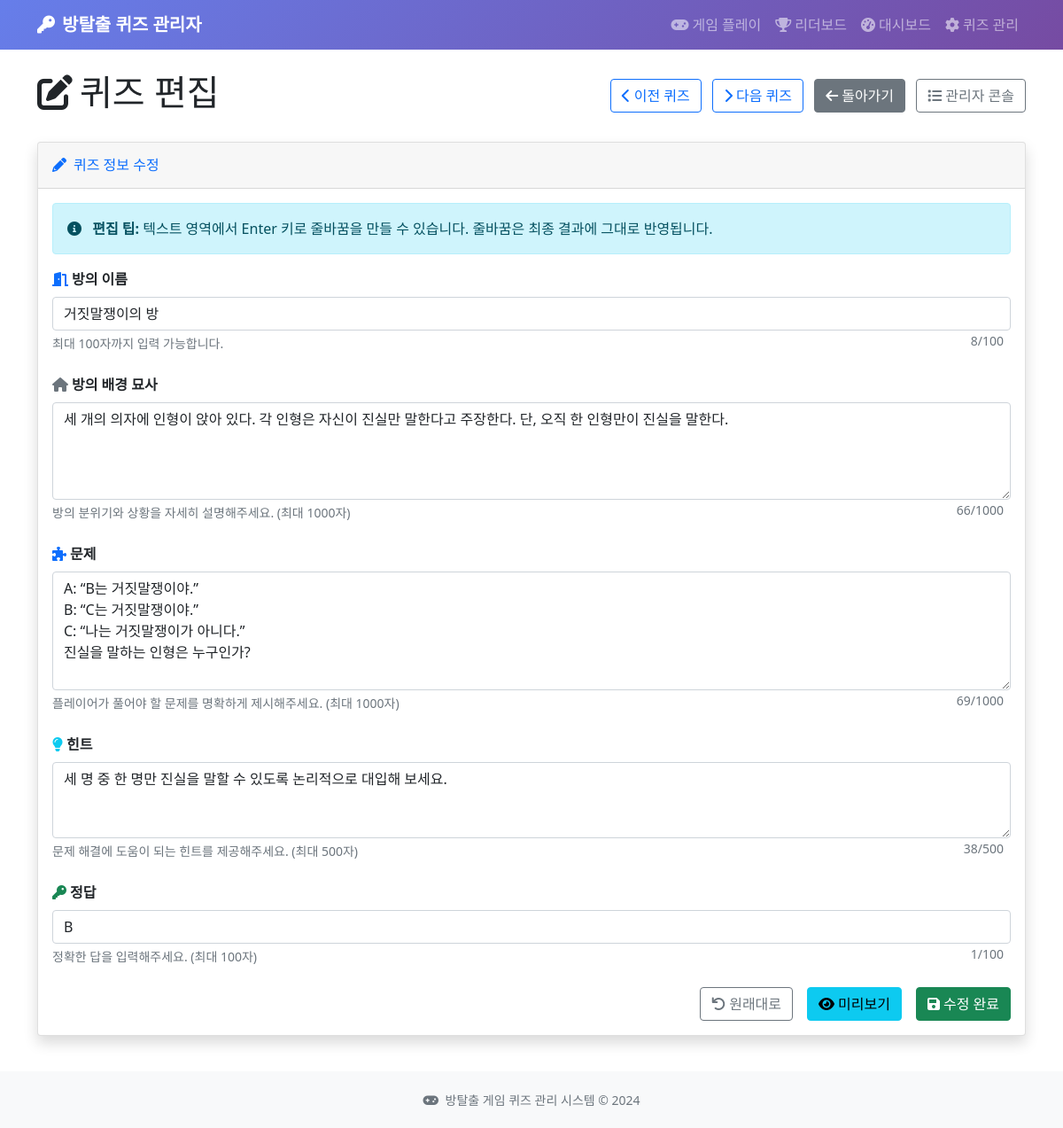
/quiz/21/edit, run on the app's committed database.
### tables this page shows
CREATE TABLE quizzes (
            id INTEGER PRIMARY KEY AUTOINCREMENT,
            room_name TEXT NOT NULL,
            background_description TEXT NOT NULL,
            question TEXT NOT NULL,
            hint TEXT NOT NULL,
            answer TEXT NOT NULL,
            created_at TIMESTAMP DEFAULT CURRENT_TIMESTAMP
        , image_path TEXT);

### app.py (the view)
@app.route('/quiz/<int:quiz_id>/edit')
def edit_quiz_page(quiz_id):
    quiz = database.get_quiz_by_id(quiz_id)
    if not quiz:
        flash('퀴즈를 찾을 수 없습니다.', 'error')
        return redirect(url_for('admin_console'))
    prev_quiz_id, next_quiz_id = database.get_next_prev_quiz_ids(quiz_id)
    return render_template('edit_quiz.html', quiz=quiz,
                         prev_quiz_id=prev_quiz_id, next_quiz_id=next_quiz_id)

### database.py (called while the page is built)
def get_quiz_by_id(quiz_id):
    conn = sqlite3.connect(DATABASE_NAME)
    cursor = conn.cursor()
    cursor.execute('''
        SELECT id, room_name, background_description, question, hint, answer, image_path, created_at
        FROM quizzes WHERE id = ?
    ''', (quiz_id,))
    quiz = cursor.fetchone()
    conn.close()
    return quiz

def get_next_prev_quiz_ids(current_quiz_id):
    conn = sqlite3.connect(DATABASE_NAME)
    cursor = conn.cursor()
    cursor.execute('SELECT id FROM quizzes ORDER BY created_at DESC')
    quiz_ids = [row[0] for row in cursor.fetchall()]
    conn.close()
    if current_quiz_id not in quiz_ids:
        return None, None
    current_index = quiz_ids.index(current_quiz_id)
    prev_quiz_id = quiz_ids[current_index - 1] if current_index > 0 else None
    next_quiz_id = quiz_ids[current_index + 1] if current_index < len(quiz_ids) - 1 else None
    return prev_quiz_id, next_quiz_id

### templates/edit_quiz.html (shortened to what this page needs)
{% extends "base.html" %}
{% block content %}
<div class="row">
    <div class="col-12">
        <div class="d-flex justify-content-between align-items-center mb-4">
            <h1>
                <i class="fas fa-edit me-2"></i>퀴즈 편집
            </h1>
            <div>
                {% if prev_quiz_id %}
                <a href="{{ url_for('edit_quiz_page', quiz_id=prev_quiz_id) }}" class="btn btn-outline-primary me-2">
                    <i class="fas fa-chevron-left me-1"></i>이전 퀴즈
                </a>
                {% endif %}
                {% if next_quiz_id %}
                <a href="{{ url_for('edit_quiz_page', quiz_id=next_quiz_id) }}" class="btn btn-outline-primary me-2">
                    <i class="fas fa-chevron-right me-1"></i>다음 퀴즈
                </a>
                {% endif %}
                <a href="{{ url_for('quiz_detail', quiz_id=quiz[0]) }}" class="btn btn-secondary me-2">
                    <i class="fas fa-arrow-left me-1"></i>돌아가기
                </a>
                <a href="{{ url_for('admin_console') }}" class="btn btn-outline-secondary">
                    <i class="fas fa-list me-1"></i>관리자 콘솔
                </a>
            </div>
        </div>
    </div>
</div>
<div class="row">
    <div class="col-12">
        <div class="card shadow">
            <div class="card-header py-3">
                <h6 class="m-0 font-weight-bold text-primary">
                    <i class="fas fa-pencil-alt me-2"></i>퀴즈 정보 수정
                </h6>
            </div>
            <div class="card-body">
                <div class="alert alert-info" role="alert">
                    <i class="fas fa-info-circle me-2"></i>
                    <strong>편집 팁:</strong> 텍스트 영역에서 Enter 키로 줄바꿈을 만들 수 있습니다.
                    줄바꿈은 최종 결과에 그대로 반영됩니다.
                </div>
                <form method="POST" action="{{ url_for('update_quiz_route', quiz_id=quiz[0]) }}">
                    <div class="mb-4">
                        <label for="room_name" class="form-label fw-bold">
                            <i class="fas fa-door-open me-1 text-primary"></i>방의 이름
                        </label>
                        <input type="text" class="form-control" id="room_name" name="room_name"
                               value="{{ quiz[1] }}" maxlength="100" required>
                        <div class="form-text">최대 100자까지 입력 가능합니다.</div>
                    </div>
                    <div class="mb-4">
                        <label for="background_description" class="form-label fw-bold">
                            <i class="fas fa-home me-1 text-muted"></i>방의 배경 묘사
                        </label>
                        <textarea class="form-control" id="background_description" name="background_description"
                                  rows="4" maxlength="1000" required>{{ quiz[2] }}</textarea>
                        <div class="form-text">방의 분위기와 상황을 자세히 설명해주세요. (최대 1000자)</div>
                    </div>
                    <div class="mb-4">
                        <label for="question" class="form-label fw-bold">
                            <i class="fas fa-puzzle-piece me-1 text-primary"></i>문제
                        </label>
                        <textarea class="form-control" id="question" name="question"
                                  rows="5" maxlength="1000" required>{{ quiz[3] }}</textarea>
                        <div class="form-text">플레이어가 풀어야 할 문제를 명확하게 제시해주세요. (최대 1000자)</div>
                    </div>
                    <div class="mb-4">
                        <label for="hint" class="form-label fw-bold">
                            <i class="fas fa-lightbulb me-1 text-info"></i>힌트
                        </label>
                        <textarea class="form-control" id="hint" name="hint"
                                  rows="3" maxlength="500" required>{{ quiz[4] }}</textarea>
                        <div class="form-text">문제 해결에 도움이 되는 힌트를 제공해주세요. (최대 500자)</div>
                    </div>
                    <div class="mb-4">
                        <label for="answer" class="form-label fw-bold">
                            <i class="fas fa-key me-1 text-success"></i>정답
                        </label>
                        <input type="text" class="form-control" id="answer" name="answer"
                               value="{{ quiz[5] }}" maxlength="100" required>
                        <div class="form-text">정확한 답을 입력해주세요. (최대 100자)</div>
                    </div>
                    <div class="d-grid gap-2 d-md-flex justify-content-md-end">
                        <button type="button" class="btn btn-outline-secondary me-md-2" onclick="resetForm()">
                            <i class="fas fa-undo me-1"></i>원래대로
                        </button>
                        <button type="button" class="btn btn-info me-md-2" onclick="previewChanges()">
                            <i class="fas fa-eye me-1"></i>미리보기
                        </button>
                        <button type="submit" class="btn btn-success" onclick="return confirm('퀴즈를 수정하시겠습니까?')">
                            <i class="fas fa-save me-1"></i>수정 완료
                        </button>
                    </div>
                </form>
            </div>
        </div>
    </div>
</div>
{% endblock %}

### data on the page
quizzes: room_name "거짓말쟁이의 방", background_description "세 개의 의자에 인형이 앉아 있다. 각 인형은 자신이 진실만 말한다고 주장한다. 단, 오직 한 인형만이 진실을 말한다.", question "A: “B는 거짓말쟁이야.” B: “C는 거짓말쟁이야.” C: “나는 거짓말쟁이가 아니다.” 진실을 말하는 인형은 누구인가?", hint "세 명 중 한 명만 진실을 말할 수 있도록 논리적으로 대입해 보세요.", answer "B"
